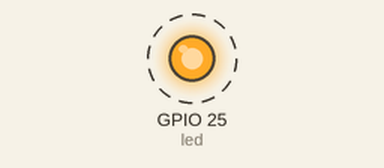
Recording of a sketch running on a simulated ESP32. Shown: output pins drawn as LEDs (lit = HIGH). Dashed ring = blinking.

Above: at 0.5 s.
Timing chart, 0 to 4.6 s (numbered marks = the images above):
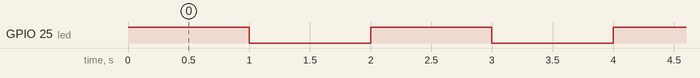

The sketch:

LightBlink.ino
```cpp
int led = 25;

// the setup routine runs once when you press reset:
void setup() {
  // initialize the digital pin as an output.
  pinMode(led, OUTPUT);
}

// the loop routine runs over and over again forever:
void loop() {
  digitalWrite(led, HIGH);   // turn the LED on (HIGH is the voltage level)
  delay(1000);               // wait for a second
  digitalWrite(led, LOW);    // turn the LED off by making the voltage LOW
  delay(1000);               // wait for a second
}
```

Measured:
- by itself, GPIO 25 (led): alternates HIGH for 1.0 s and LOW for 1.0 s
